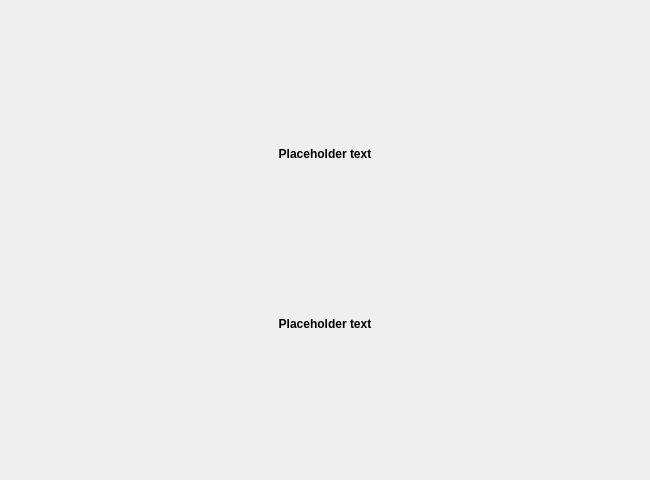
<?xml version="1.0" encoding="UTF-8"?>
<ui version="4.0">
 <class>StartOptionsSort</class>
 <widget class="QWidget" name="StartOptionsSort">
  <property name="geometry">
   <rect>
    <x>0</x>
    <y>0</y>
    <width>650</width>
    <height>480</height>
   </rect>
  </property>
  <property name="sizePolicy">
   <sizepolicy hsizetype="Preferred" vsizetype="Preferred">
    <horstretch>0</horstretch>
    <verstretch>0</verstretch>
   </sizepolicy>
  </property>
  <property name="minimumSize">
   <size>
    <width>650</width>
    <height>480</height>
   </size>
  </property>
  <property name="font">
   <font>
    <weight>75</weight>
    <italic>false</italic>
    <bold>true</bold>
   </font>
  </property>
  <property name="windowTitle">
   <string>StartOptionsSort Dialog</string>
  </property>
  <property name="styleSheet">
   <string notr="true"/>
  </property>
  <layout class="QVBoxLayout" name="verticalLayout">
   <property name="sizeConstraint">
    <enum>QLayout::SetNoConstraint</enum>
   </property>
   <property name="leftMargin">
    <number>10</number>
   </property>
   <property name="topMargin">
    <number>0</number>
   </property>
   <property name="rightMargin">
    <number>10</number>
   </property>
   <property name="bottomMargin">
    <number>0</number>
   </property>
   <item>
    <widget class="QLabel" name="dragdropLabel">
     <property name="sizePolicy">
      <sizepolicy hsizetype="Minimum" vsizetype="Minimum">
       <horstretch>0</horstretch>
       <verstretch>0</verstretch>
      </sizepolicy>
     </property>
     <property name="maximumSize">
      <size>
       <width>16777215</width>
       <height>20</height>
      </size>
     </property>
     <property name="text">
      <string notr="true">Placeholder text</string>
     </property>
     <property name="textFormat">
      <enum>Qt::RichText</enum>
     </property>
     <property name="alignment">
      <set>Qt::AlignCenter</set>
     </property>
     <property name="wordWrap">
      <bool>true</bool>
     </property>
    </widget>
   </item>
   <item>
    <widget class="QLabel" name="dragdropLabel2">
     <property name="sizePolicy">
      <sizepolicy hsizetype="Minimum" vsizetype="Minimum">
       <horstretch>0</horstretch>
       <verstretch>0</verstretch>
      </sizepolicy>
     </property>
     <property name="maximumSize">
      <size>
       <width>16777215</width>
       <height>20</height>
      </size>
     </property>
     <property name="text">
      <string notr="true">Placeholder text</string>
     </property>
     <property name="textFormat">
      <enum>Qt::RichText</enum>
     </property>
     <property name="alignment">
      <set>Qt::AlignCenter</set>
     </property>
     <property name="wordWrap">
      <bool>true</bool>
     </property>
    </widget>
   </item>

   <item>
    <layout class="QGridLayout" name="gridLayoutRevealed">
     <property name="sizeConstraint">
      <enum>QLayout::SetNoConstraint</enum>
     </property>
     <property name="leftMargin">
      <number>0</number>
     </property>
     <property name="rightMargin">
      <number>0</number>
     </property>
     <property name="alignment">
      <set>Qt::AlignCenter</set>
     </property>
    </layout>
   </item>
  </layout>
 </widget>
 <resources/>
 <connections/>
</ui>
